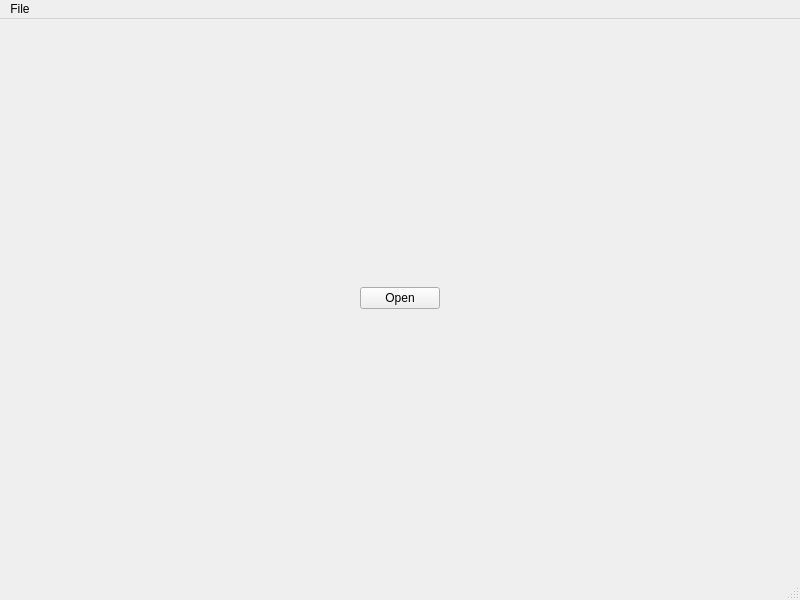
<?xml version="1.0" encoding="UTF-8"?>
<ui version="4.0">
 <class>MainWindow</class>
 <widget class="QMainWindow" name="MainWindow">
  <property name="geometry">
   <rect>
    <x>0</x>
    <y>0</y>
    <width>800</width>
    <height>600</height>
   </rect>
  </property>
  <property name="windowTitle">
   <string>MainWindow</string>
  </property>
  <widget class="QWidget" name="centralwidget">
   <layout class="QGridLayout" name="gridLayout">
    <item row="0" column="0">
     <layout class="QHBoxLayout" name="horizontalLayout" stretch="1,0">
      <item>
       <layout class="QGridLayout" name="gridLayoutPlot"/>
      </item>
      <item>
       <layout class="QVBoxLayout" name="verticalLayout">
        <item>
         <widget class="QPushButton" name="pushButton">
          <property name="text">
           <string>Open</string>
          </property>
         </widget>
        </item>
        <item>
         <layout class="QGridLayout" name="gridLayoutControl"/>
        </item>
       </layout>
      </item>
     </layout>
    </item>
   </layout>
  </widget>
  <widget class="QMenuBar" name="menubar">
   <property name="geometry">
    <rect>
     <x>0</x>
     <y>0</y>
     <width>800</width>
     <height>21</height>
    </rect>
   </property>
   <widget class="QMenu" name="menuFile">
    <property name="title">
     <string>File</string>
    </property>
    <addaction name="actionOpen"/>
   </widget>
   <addaction name="menuFile"/>
  </widget>
  <widget class="QStatusBar" name="statusbar"/>
  <action name="actionOpen">
   <property name="text">
    <string>Open</string>
   </property>
   <property name="toolTip">
    <string>Open a file</string>
   </property>
   <property name="shortcut">
    <string>Ctrl+O</string>
   </property>
  </action>
 </widget>
 <resources/>
 <connections>
  <connection>
   <sender>pushButton</sender>
   <signal>clicked()</signal>
   <receiver>actionOpen</receiver>
   <slot>trigger()</slot>
   <hints>
    <hint type="sourcelabel">
     <x>37</x>
     <y>72</y>
    </hint>
    <hint type="destinationlabel">
     <x>-1</x>
     <y>-1</y>
    </hint>
   </hints>
  </connection>
 </connections>
</ui>
